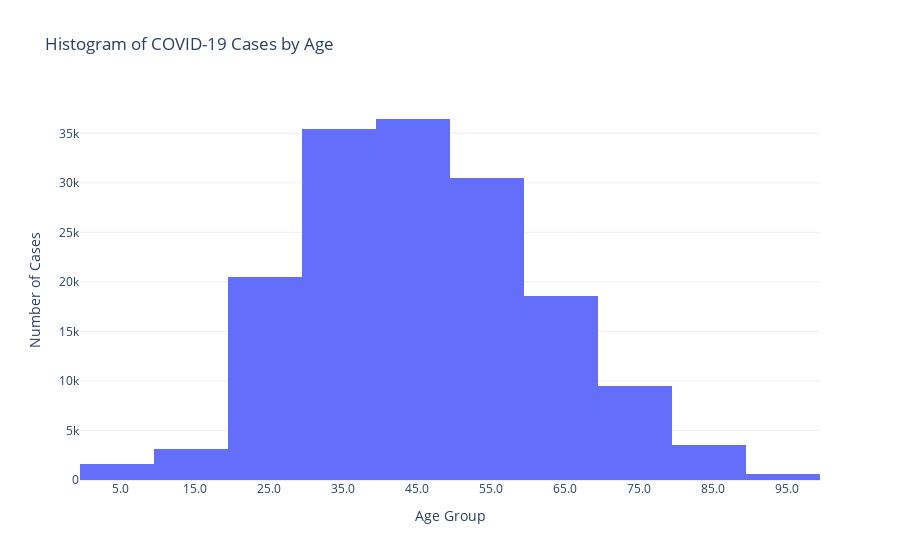

The code cell stored with this chart in its notebook:
### Markdown cell above
### QUESTION 4: Based on the above information, plot a histogram. [1m]

Use the same bin as in Question 2.

### Code cell
# your codes here...

# calculate midpoint of each age group
midpoints = [(bins[i] + bins[i+1]) / 2 for i in range(len(bins) - 1)]

# add midpoint to the DataFrame
age_group_counts_df['AGE_GROUP_MIDPOINT'] = midpoints

# Create the bar chart using Plotly
fig = px.histogram(
    age_group_counts_df,
    x='AGE_GROUP_MIDPOINT',
    y='NUMBER OF CASES',
    title='Histogram of COVID-19 Cases by Age',
    nbins=10

)

# Customize the layout
fig.update_layout(
    xaxis_title='Age Group',
    yaxis_title='Number of Cases',
    bargap=0,
    template='plotly_white',
    xaxis=dict(
        tickmode='array',
        tickvals=midpoints,  # Set the tick values to the midpoints
        ticktext=[str(midpoint) for midpoint in midpoints]  # Display midpoints as labels
    )
)

# Show the plot
fig.show()

### Figure 1 — Plotly figure (JSON) as saved in the notebook; plotly's stock layout.template omitted (floating-point values rounded to 4 significant figures)
{"data": [{"alignmentgroup": "True", "bingroup": "x", "histfunc": "sum", "hovertemplate": "AGE_GROUP_MIDPOINT=%{x}<br>sum of NUMBER OF CASES=%{y}<extra></extra>", "legendgroup": "", "marker": {"color": "#636efa", "pattern": {"shape": ""}}, "name": "", "nbinsx": 10, "offsetgroup": "", "orientation": "v", "showlegend": false, "type": "histogram", "x": [5, 15, 25, 35, 45, 55, 65, 75, 85, 95], "xaxis": "x", "y": [1614, 3131, 20485, 35386, 36445, 30453, 18604, 9519, 3568, 559], "yaxis": "y"}], "layout": {"bargap": 0, "barmode": "relative", "legend": {"tracegroupgap": 0}, "title": {"text": "Histogram of COVID-19 Cases by Age"}, "xaxis": {"anchor": "y", "domain": [0, 1], "tickmode": "array", "ticktext": ["5.0", "15.0", "25.0", "35.0", "45.0", "55.0", "65.0", "75.0", "85.0", "95.0"], "tickvals": [5, 15, 25, 35, 45, 55, 65, 75, 85, 95], "title": {"text": "Age Group"}}, "yaxis": {"anchor": "x", "domain": [0, 1], "title": {"text": "Number of Cases"}}}}
